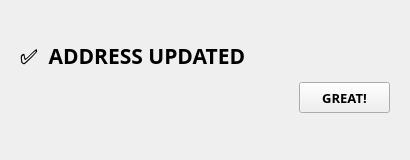
<?xml version="1.0" encoding="UTF-8"?>
<ui version="4.0">
 <class>addressUpdatedDialog</class>
 <widget class="QDialog" name="addressUpdatedDialog">
  <property name="geometry">
   <rect>
    <x>0</x>
    <y>0</y>
    <width>410</width>
    <height>160</height>
   </rect>
  </property>
  <property name="minimumSize">
   <size>
    <width>410</width>
    <height>160</height>
   </size>
  </property>
  <property name="maximumSize">
   <size>
    <width>410</width>
    <height>160</height>
   </size>
  </property>
  <property name="windowTitle">
   <string>Address Updated</string>
  </property>
  <widget class="QDialogButtonBox" name="buttonBox">
   <property name="geometry">
    <rect>
     <x>10</x>
     <y>200</y>
     <width>301</width>
     <height>32</height>
    </rect>
   </property>
   <property name="orientation">
    <enum>Qt::Horizontal</enum>
   </property>
   <property name="standardButtons">
    <set>QDialogButtonBox::Cancel|QDialogButtonBox::Ok</set>
   </property>
  </widget>
  <widget class="QLabel" name="addressUpdatedLable">
   <property name="geometry">
    <rect>
     <x>20</x>
     <y>40</y>
     <width>241</width>
     <height>31</height>
    </rect>
   </property>
   <property name="font">
    <font>
     <family>Bahnschrift SemiBold</family>
     <pointsize>16</pointsize>
     <weight>75</weight>
     <bold>true</bold>
    </font>
   </property>
   <property name="text">
    <string>✅  ADDRESS UPDATED</string>
   </property>
  </widget>
  <widget class="QPushButton" name="okButton">
   <property name="geometry">
    <rect>
     <x>299</x>
     <y>82</y>
     <width>91</width>
     <height>31</height>
    </rect>
   </property>
   <property name="font">
    <font>
     <family>Bahnschrift SemiBold</family>
     <pointsize>10</pointsize>
     <weight>75</weight>
     <bold>true</bold>
    </font>
   </property>
   <property name="text">
    <string>GREAT!</string>
   </property>
  </widget>
 </widget>
 <resources/>
 <connections>
  <connection>
   <sender>buttonBox</sender>
   <signal>accepted()</signal>
   <receiver>addressUpdatedDialog</receiver>
   <slot>accept()</slot>
   <hints>
    <hint type="sourcelabel">
     <x>248</x>
     <y>254</y>
    </hint>
    <hint type="destinationlabel">
     <x>157</x>
     <y>274</y>
    </hint>
   </hints>
  </connection>
  <connection>
   <sender>buttonBox</sender>
   <signal>rejected()</signal>
   <receiver>addressUpdatedDialog</receiver>
   <slot>reject()</slot>
   <hints>
    <hint type="sourcelabel">
     <x>316</x>
     <y>260</y>
    </hint>
    <hint type="destinationlabel">
     <x>286</x>
     <y>274</y>
    </hint>
   </hints>
  </connection>
 </connections>
</ui>
